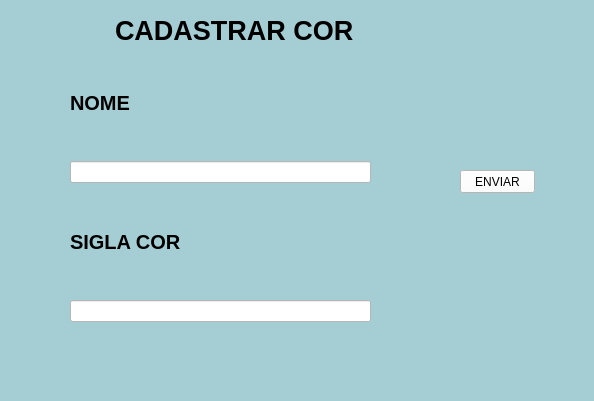
<?xml version="1.0" encoding="UTF-8"?>
<ui version="4.0">
 <class>CADASTROTIPO</class>
 <widget class="QMainWindow" name="CADASTROTIPO">
  <property name="geometry">
   <rect>
    <x>0</x>
    <y>0</y>
    <width>594</width>
    <height>401</height>
   </rect>
  </property>
  <property name="windowTitle">
   <string>MainWindow</string>
  </property>
  <property name="styleSheet">
   <string notr="true">background-color: rgb(164, 206, 212);</string>
  </property>
  <widget class="QWidget" name="centralwidget">
   <widget class="QLabel" name="label_8">
    <property name="enabled">
     <bool>false</bool>
    </property>
    <property name="geometry">
     <rect>
      <x>115</x>
      <y>10</y>
      <width>311</width>
      <height>41</height>
     </rect>
    </property>
    <property name="font">
     <font>
      <pointsize>20</pointsize>
      <weight>75</weight>
      <italic>false</italic>
      <bold>true</bold>
      <underline>false</underline>
      <strikeout>false</strikeout>
      <kerning>true</kerning>
     </font>
    </property>
    <property name="styleSheet">
     <string notr="true">color: rgb(0, 0, 0);
color: rgb(0, 0, 0);</string>
    </property>
    <property name="text">
     <string>CADASTRAR COR</string>
    </property>
    <property name="buddy">
     <cstring>nome</cstring>
    </property>
   </widget>
   <widget class="QWidget" name="verticalLayoutWidget">
    <property name="geometry">
     <rect>
      <x>70</x>
      <y>50</y>
      <width>301</width>
      <height>272</height>
     </rect>
    </property>
    <layout class="QVBoxLayout" name="verticalLayout">
     <item>
      <widget class="QLabel" name="label_6">
       <property name="font">
        <font>
         <pointsize>15</pointsize>
         <weight>75</weight>
         <bold>true</bold>
        </font>
       </property>
       <property name="styleSheet">
        <string notr="true">
color: rgb(0, 0, 0);</string>
       </property>
       <property name="text">
        <string>NOME</string>
       </property>
      </widget>
     </item>
     <item>
      <widget class="QLineEdit" name="nome">
       <property name="styleSheet">
        <string notr="true">background-color: rgb(255, 255, 255);</string>
       </property>
       <property name="text">
        <string/>
       </property>
      </widget>
     </item>
     <item>
      <widget class="QLabel" name="label_4">
       <property name="font">
        <font>
         <pointsize>15</pointsize>
         <weight>75</weight>
         <bold>true</bold>
        </font>
       </property>
       <property name="styleSheet">
        <string notr="true">
color: rgb(0, 0, 0);</string>
       </property>
       <property name="text">
        <string>SIGLA COR</string>
       </property>
      </widget>
     </item>
     <item>
      <widget class="QLineEdit" name="siglaCor">
       <property name="styleSheet">
        <string notr="true">background-color: rgb(255, 255, 255);</string>
       </property>
       <property name="text">
        <string/>
       </property>
      </widget>
     </item>
    </layout>
   </widget>
   <widget class="QPushButton" name="pushButton">
    <property name="geometry">
     <rect>
      <x>460</x>
      <y>170</y>
      <width>75</width>
      <height>23</height>
     </rect>
    </property>
    <property name="styleSheet">
     <string notr="true">background-color: rgb(255, 255, 255);</string>
    </property>
    <property name="text">
     <string>ENVIAR</string>
    </property>
   </widget>
   <zorder>verticalLayoutWidget</zorder>
   <zorder>pushButton</zorder>
   <zorder>label_8</zorder>
  </widget>
  <widget class="QMenuBar" name="menubar">
   <property name="geometry">
    <rect>
     <x>0</x>
     <y>0</y>
     <width>594</width>
     <height>21</height>
    </rect>
   </property>
  </widget>
  <widget class="QStatusBar" name="statusbar"/>
 </widget>
 <tabstops>
  <tabstop>pushButton</tabstop>
 </tabstops>
 <resources/>
 <connections/>
</ui>
